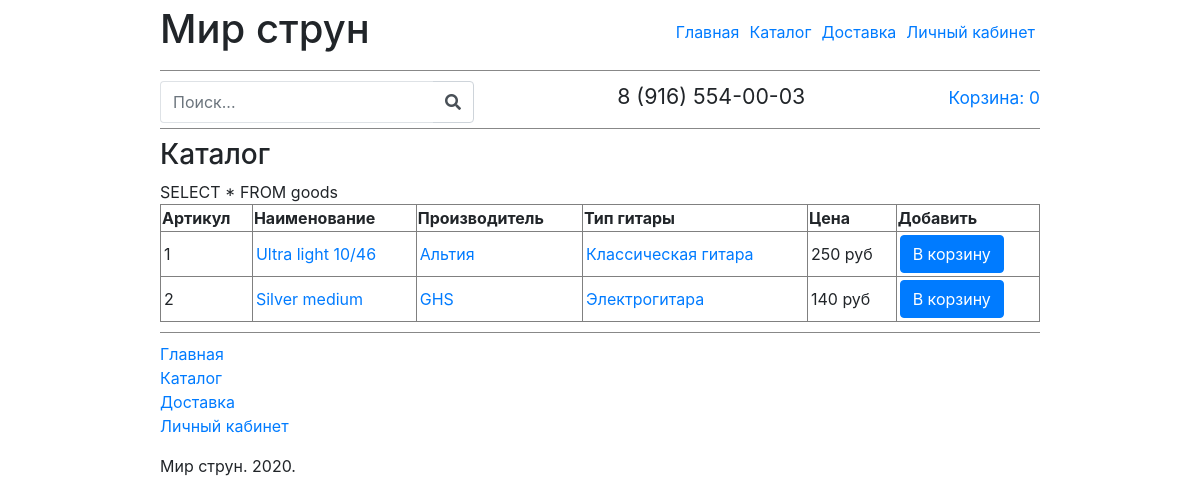
Page /katalog.php on the committed database.
### tables this page shows
CREATE TABLE `goods` (
  `id` int(11) NOT NULL,
  `title` varchar(250) NOT NULL,
  `type` int(11) NOT NULL,
  `manufacturer` int(11) NOT NULL,
  `price` int(5) NOT NULL,
  `description` text NOT NULL
);

CREATE TABLE `manufactures` (
  `id` int(11) NOT NULL,
  `title` varchar(250) NOT NULL
);

CREATE TABLE `types` (
  `id` int(11) NOT NULL,
  `type` varchar(250) NOT NULL
);

### php/functions.php (called while the page is built, shortened)
<?
function getManufacturerById($id){
	require('php/db.php');
    $sql    = "SELECT title FROM manufactures WHERE id = '$id'";
    $result = mysqli_query($db,$sql);
    $row    = mysqli_fetch_array($result,MYSQLI_ASSOC);
    $count  = mysqli_num_rows($result);
    if($count == 1){
    	return  $row['title'];
    }
}
function getTypeById($id){
	require('php/db.php');
    $sql    = "SELECT type FROM types WHERE id = '$id'";
    $result = mysqli_query($db,$sql);
    $row    = mysqli_fetch_array($result,MYSQLI_ASSOC);
    $count  = mysqli_num_rows($result);
    if($count == 1){
    	return  $row['type'];
    }
}
?>

### katalog.php (the view, shortened to what this page needs)
<?php
require('head.php');
require('php/functions.php');
?>
   	<h3>Каталог</h3>
 	  <table id="items_table" border="1">
    <tr>
      <th>Артикул</th>
      <th>Наименование</th>
      <th>Производитель</th>
      <th>Тип гитары</th>
      <th>Цена</th>
      <th>Добавить</th>
    </tr>
   	<?php
   	  require('php/db.php');
   	  if (isset($_GET['search'])) {
   	  	$p = $_GET['search'];
   	  	$prequery = "SELECT * FROM goods WHERE id LIKE '%$p%' OR title LIKE '%$p%' ";
   	  }else{
   	  	$prequery = "SELECT * FROM goods ";
   	  }
 	    $query = $prequery;
	    if ($result = mysqli_query($db, $query)) {
    	  while ($row = mysqli_fetch_assoc($result)) {
        	echo '
			<tr>
   				<td>'.$row['id'].'</td>
   				<td><a href="item.php?id='.$row['id'].'">'.$row['title'].'</a></td>
   				<td><a href="katalog.php?manufacturer='.$row['manufacturer'].'">'.getManufacturerById($row['manufacturer']).'</a></td>
   				<td><a href="katalog.php?type='.$row['type'].'">'.getTypeById($row['type']).'</a></td>
   				<td>'.$row['price'].' руб</td>
   				<td>
            <form method="post" action="php/addtobasket.php">
              <input type="hidden" value="'.$row['id'].'" name="product_id">
              <input type="hidden" value="'.$row['type'].'" name="from">
              <input type="submit" class="btn btn-primary" value="В корзину" name="to-korzina-but">
            </form>
          </td>
   			</tr>
       		';
    	}
	}
			?>
  </table>
<?php
	require("foo.php");
?>

### head.php (shortened to what this page needs)
<!DOCTYPE html>
<html lang="ru">
<head>
	<link rel="stylesheet" href="https://use.fontawesome.com/releases/v5.6.3/css/all.css">
	<link rel="stylesheet" href="css/style.css">
	<link rel="stylesheet" href="../css/style.css">
	<link rel="stylesheet" href="https://maxcdn.bootstrapcdn.com/bootstrap/4.0.0/css/bootstrap.min.css">
	<link rel="stylesheet" type="text/css" href="https://cdnjs.cloudflare.com/ajax/libs/jquery/3.5.1/jquery.js">
</head>
<body>
	<header>
		<div id="header-in">
			<div id="toplogo">
				<h1>Мир струн</h1>
			</div>
			<div id="nav">
				<ul>
					<li><a href="index.php">Главная</a></li>
					<li><a href="katalog.php">Каталог</a></li>
					<li><a href="about.php">Доставка</a></li>
					<li><a href="client.php">Личный кабинет</a></li>
				</ul>
			</div>
		</div>
		</header>
		<main>
			<div id="service-line">
				<form method="get" action="katalog.php" id="search-form">
            <div class="input-group">
            	<input class="form-control py-2 border-right-0 border" type="search" placeholder="Поиск..." id="example-search-input" name="search">
            <span class="input-group-append">
                <div class="input-group-text bg-transparent"><i class="fa fa-search"></i></div>
            </span>
        </div>
				</form>
				<span style="font-size: 16pt;">8 (916) 554-00-03</span>
				<span class="basket-link mt-1">
					<a href="basket.php">
						<?php
							if (($_SESSION['goodsArr']) != '') {
								echo "Корзина: ".sizeof($_SESSION['goodsArr']);
							}else{
								echo "Корзина: 0";
							}
						?>
					</a>
				</span>
			</div>

### foo.php (shortened to what this page needs)
	</main>
	<footer>
		<ul>
			<li><a href="index.php">Главная</a></li>
			<li><a href="katalog.php">Каталог</a></li>
			<li><a href="about.php">Доставка</a></li>
			<li><a href="client.php">Личный кабинет</a></li>
		</ul>
		Мир струн. 2020.
	</footer>
</body>
</html>

### css/style.css (style rules this page uses)
ul, li { padding: 0; margin: 0; list-style: none; }
main { padding: 0 10px 0 10px; max-width: 900px; margin: 0 auto; }
header { padding: 0 10px 0 10px; max-width: 900px; margin: 0 auto; }
#nav { padding-top: 10px; }
#nav ul li a { display: block; padding: 5px; }
#nav ul { display: flex; flex-direction: row; justify-content: space-between; }
#header-in { width: 100%; display: flex; flex-direction: row; justify-content: space-between; }
body { width: 100%; margin: 0; padding: 0; }
#service-line { display: flex; flex-direction: row; justify-content: space-between; }
#header-in { padding-top: 5px; }
footer { padding: 0 10px 0 10px; max-width: 900px; margin: 0 auto; padding-bottom: 15px; }
.basket-link { font-size: 13pt; }
#items_table { border-collapse: collapse; width: 100%; padding: 3px; margin-bottom: 10px; }
#items_table td { padding: 3px; }

### rows in the picture
goods: id "1", title "Ultra light 10/46", manufacturer.title "Альтия", type.type "Классическая гитара", price "250"
goods: id "2", title "Silver medium", manufacturer.title "GHS", type.type "Электрогитара", price "140"
